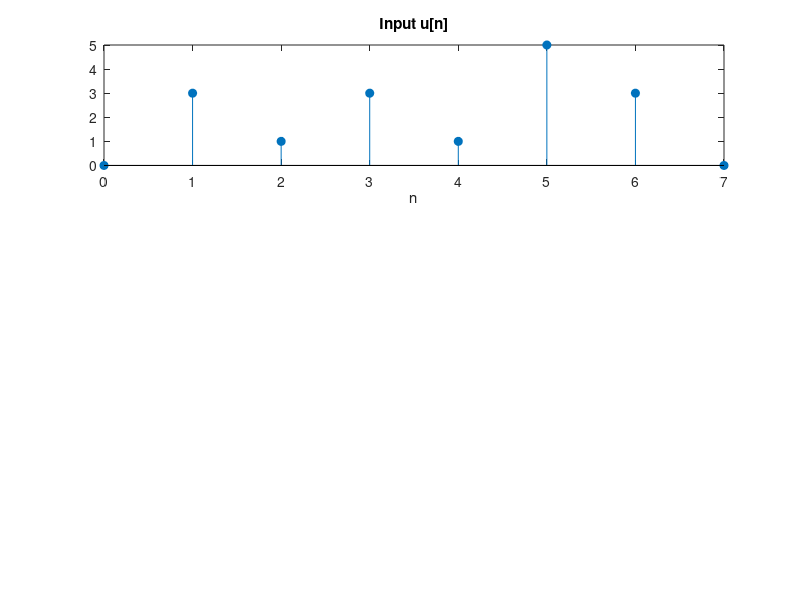

Write the MATLAB code that produced this figure. (Note: this script raises an error after producing the figure.)
%% Sample 9-3
%% 離散ウェーブレット変換
% 重複変換のフィルタバンク実装
% 
% 画像処理特論
% 
% 村松 正吾 
% 
% 動作確認: MATLAB R2020a
%% Discrete wavelet transform
% Filter bank implementation of lapped transforms
% 
% Advanced Topics in Image Processing
% 
% Shogo MURAMATSU
% 
% Verified: MATLAB R2020a
% 準備
% (Preparation)

close all
%% 入力信号の生成
% (Generation of input)

% Input signal
u = [ 0 3 1 3 1 5 3 0 ]; % Set to even length
% 並列フィルタバンク実装
% (Parallel filter bank implementation)
% 
% 分析フィルタバンクをデシメータで、合成フィルタバンクをインタポレータで実装 (Analysis filter banks are implemented 
% with decimetors and synthesis filter banks are implemented with interpolators.)

% # of channels
nChs = 2;

% Analysis filters (Daubiches 2 wavelet filter)
h0 = [   (1-sqrt(3)) (3-sqrt(3))  (3+sqrt(3)) (1+sqrt(3)) ]/(4*sqrt(2));
h1 = [  -(1+sqrt(3)) (3+sqrt(3)) -(3-sqrt(3)) (1-sqrt(3)) ]/(4*sqrt(2));

% Synthesis filters (Daubiches 2 wavelet filter)
f0 = fliplr(h0);
f1 = fliplr(h1);

% Or the function WFILTERS from Wavelet Toolbox as
% [h0,h1,f0,f1] = wfilters('db2');

% Analysis process
s0 = downsample(conv(h0,u),nChs);
s1 = downsample(conv(h1,u),nChs);

% Synthesis process
v0 = conv(f0,upsample(s0,nChs));
v1 = conv(f1,upsample(s1,nChs));
v = v0 + v1;
%% 信号表示
% (Signal display)

figure(1)
% Input
subplot(3,2,[1,2])
stem(0:length(u)-1,u,'filled')
title('Input u[n]')
xlabel('n')
ax = gca;
ax.XLim =[ 0 length(v)];

% Subband 0
subplot(3,2,3)
stem(0:length(s0)-1,s0,'filled')
title('Subbnad s_0[m]')
xlabel('m')
ax = gca;
ax.YLim =[ min([s0(:);s1(:)]) max([s0(:);s1(:)]) ];

% Subband 1
subplot(3,2,4)
stem(0:length(s1)-1,s1,'filled')
title('Subbnad s_1[m]')
xlabel('m')
ax = gca;
ax.YLim =[ min([s0(:);s1(:)]) max([s0(:);s1(:)]) ];

% Output
subplot(3,2,[5,6])
stem(0:length(v)-1,v,'filled')
title('Outut v[n]')
xlabel('n')
ax = gca;
ax.XLim =[ 0 length(v)];
% インパルス応答（局所基底ベクトル）
% (Impluse responses of synthesis filters; local basis vectors)

figure(2)
% Low-pass filter
subplot(1,2,1)
impz(f0)
title('f_0[n]')
ax = gca;
ax.YLim =[ min([f0(:);f1(:)]) max([f0(:);f1(:)]) ];

% High-pass filter
subplot(1,2,2)
impz(f1)
title('f_1[n]')
ax = gca;
ax.YLim =[ min([f0(:);f1(:)]) max([f0(:);f1(:)]) ];
% 周波数応答
% (Frequency responses)

figure(3)
fftPoints = 512;
F = zeros(fftPoints,nChs);
% Low-pass filter
[F(:,1),W] = freqz(f0,1,fftPoints);
% High-pass filter
F(:,2)     = freqz(f1,1,fftPoints);
plot(W/pi, abs(F)) %20*log10(abs(F)))
axis([0 1 0 ceil(sqrt(nChs))]) %-70 10])
xlabel('Normalized Frequency (x\pi rad/sample)')
ylabel('Magnitude') % (dB)')
title('Frequency response of synthesis filters')
legend({ 'F_0', 'F_1'})
grid on
% ポリフェーズ行列実装
% (Polyphase matrix implemenation)
% 
% フィルタバンクをポリフェースフィルタに分解して、ポリフェーズ行列として実装
% 
% $$\mathbf{E}(z)=\left(\begin{array}{cc}  h_0[0] &h_0[1]\\ h_1[0]& h_1[1]\end{array}\right)+\left(\begin{array}{cc}  
% h_0[2] &h_0[3]\\ h_1[2]& h_1[3]\end{array}\right)z^{-1}=\left(\begin{array}{cc}  
% h_0[0]+h_0[2]z^{-1} &h_0[1]+h_0[3]z^{-1} \\ h_1[0]+h_1[2]z^{-1}& h_1[1]+h_1[3]z^{-1}\end{array}\right)$$
% 
% $$\mathbf{R}(z)=\left(\begin{array}{cc}  f_0[1] &f_1[1]\\ f_0[0]& f_1[0]\end{array}\right)+\left(\begin{array}{cc}  
% f_0[3] &f_1[3]\\ f_0[2]& f_1[2]\end{array}\right)z^{-1}=\left(\begin{array}{cc}  
% f_0[1]+f_0[3]z^{-1} &f_1[1]+f_1[3]z^{-1} \\ f_0[0]+f_0[2]z^{-1}& f_1[0]+f_1[2]z^{-1}\end{array}\right)$$

% Type-I polyphase filters of analyzer
e00 = h0(1:nChs:end);
e01 = h0(2:nChs:end);
e10 = h1(1:nChs:end);
e11 = h1(2:nChs:end);

% Type-II polyphase filters of synthesizer
r00 = f0(2:nChs:end);
r10 = f0(1:nChs:end);
r01 = f1(2:nChs:end);
r11 = f1(1:nChs:end);
%% 
% 分析合成処理 (Analysis and synthesis process)

% Input Signal
uadj = [zeros(1,nChs-1) u 0]; % Adjust delay for downsampling
disp(uadj)
% Serial/Pallalel conversion
phase = 0;
u0 = downsample(uadj,nChs,mod(nChs-1-phase,nChs)); 
phase = 1;
u1 = downsample(uadj,nChs,mod(nChs-1-phase,nChs));
x = [ u0 ; 
      u1 ];
disp(x)
%% 
% （補足）z-変換の定義 (Definition of z-transform)
% 
% $$X(z) = \sum_{n=-\infty}^{\infty}x[n]z^{-n}$$
% 
% 畳み込みとの関係 (Relation to convolution)
% 
% $$y[n]=h[n]\ast x[n] \leftrightarrow Y(z)=H(z)X(z)$$

% Analysis process w/ the polyphase matrix
% s = E*x
s0 = conv(e00,u0) + conv(e01,u1);
s1 = conv(e10,u0) + conv(e11,u1);
disp([s0;s1])
% Synthesis process w/ the polyphase matrix
% v = R*s
v0 = conv(r00,s0) + conv(r01,s1);
v1 = conv(r10,s0) + conv(r11,s1);
disp([v0;v1])
% Parallel/Serial conversion
v = upsample(v0,nChs,1) + upsample(v1,nChs,0);
disp(v)
% ポリフェーズ行列実装（PPMATRIXオブジェクト利用）
% (Polyphase matrix implemenation with PPMATRIX object)
% 
% ポリフェーズ行列演算が簡便となるよう以下のクラスを定義した。インスタンス化の際、3番目の添え字が遅延を示す3次元配列を渡す。
%% 
% * PPMATRIX： Polyphase Matrix Class (originally from saivdr.dictionary.utility.PolyPhaseMatrix1D 
% in <https://github.com/msiplab/SaivDr SaivDr package> )
%% 
% 分析合成処理 (Analysis and synthesis process)

import msip.ppmatrix
% Polyphase matrix of analysis bank
e00 = reshape(e00,1,1,length(e00));
e01 = reshape(e01,1,1,length(e01));
e10 = reshape(e10,1,1,length(e10));
e11 = reshape(e11,1,1,length(e11));
E = ppmatrix(cat(1,cat(2,e00,e01),cat(2,e10,e11)))
% Polyphase matrix of synthesis bank
r00 = reshape(r00,1,1,length(r00));
r10 = reshape(r10,1,1,length(r10));
r01 = reshape(r01,1,1,length(r01));
r11 = reshape(r11,1,1,length(r11));
R = ppmatrix(cat(1,cat(2,r00,r01),cat(2,r10,r11)))
%% 
% 完全再構成条件の確認 (Confirmation of perfect reconstruction)
% 
% $$\mathbf{R}(z)\mathbf{E}(z)=(\mathbf{R}_0 +\mathbf{R}_1 z^{-1} )(\mathbf{E}_0 
% + \mathbf{E}_1 z^{-1} )=\mathbf{R}_0 \mathbf{E}_0 + (\mathbf{R}_1 \mathbf{E}_0 
% +\mathbf{R}_0 \mathbf{E}_1 )z^{-1}+\mathbf{R}_1\mathbf{E}_1 z^{-2}=z^{-1}\mathbf{I} 
% $$ 

disp(R*E)
% Define delaychain
clear delaychain
delaychain(1,1,1) = 1;
delaychain(2,1,2) = 1;
delaychain = ppmatrix(delaychain)
% Z-transform of input
u = ppmatrix(reshape(u,1,1,length(u)));
disp(u)
% Polyphase decomposition of input
x = downsample(delaychain*u,nChs);
disp(x)
% Analysis process w/ the polyphase matrix
s = E*x;
disp(s)
% Synthesis process w/ the polyphase matrix
y = R*s;
disp(y)
% Parallel/Serial conversion
v = delaychain.'*upsample(y,nChs);
disp(v)
disp(squeeze(double(v)).')
%% 
% © Copyright, Shogo MURAMATSU, All rights reserved.
